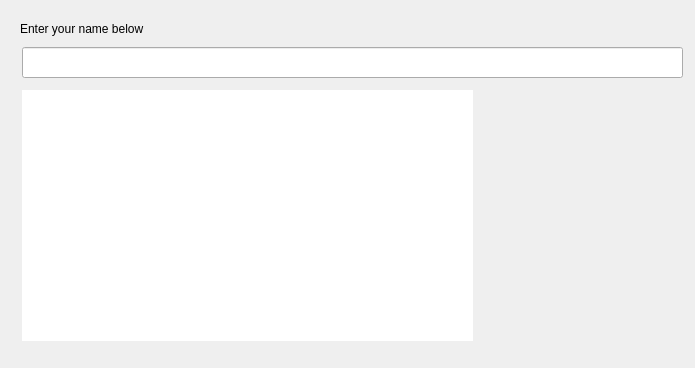
<?xml version="1.0" encoding="UTF-8"?>
<ui version="4.0">
 <class>HelloForm</class>
 <widget class="QDialog" name="HelloForm">
  <property name="geometry">
   <rect>
    <x>0</x>
    <y>0</y>
    <width>695</width>
    <height>368</height>
   </rect>
  </property>
  <property name="windowTitle">
   <string>Hello Qt World</string>
  </property>
  <widget class="QLineEdit" name="nameEdit">
   <property name="geometry">
    <rect>
     <x>22</x>
     <y>47</y>
     <width>661</width>
     <height>31</height>
    </rect>
   </property>
  </widget>
  <widget class="QLabel" name="label">
   <property name="geometry">
    <rect>
     <x>20</x>
     <y>20</y>
     <width>361</width>
     <height>18</height>
    </rect>
   </property>
   <property name="text">
    <string>Enter your name below</string>
   </property>
  </widget>
  <widget class="QLineEdit" name="helloEdit">
   <property name="enabled">
    <bool>true</bool>
   </property>
   <property name="geometry">
    <rect>
     <x>22</x>
     <y>90</y>
     <width>451</width>
     <height>251</height>
    </rect>
   </property>
   <property name="text">
    <string/>
   </property>
   <property name="frame">
    <bool>false</bool>
   </property>
   <property name="readOnly">
    <bool>true</bool>
   </property>
  </widget>
 </widget>
 <resources/>
 <connections/>
</ui>
